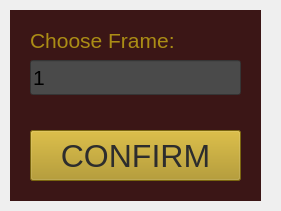
<?xml version="1.0" encoding="UTF-8"?>
<ui version="4.0">
 <class>LiveViewPromptWindow</class>
 <widget class="QWidget" name="LiveViewPromptWindow">
  <property name="geometry">
   <rect>
    <x>0</x>
    <y>0</y>
    <width>281</width>
    <height>211</height>
   </rect>
  </property>
  <property name="minimumSize">
   <size>
    <width>281</width>
    <height>211</height>
   </size>
  </property>
  <property name="maximumSize">
   <size>
    <width>281</width>
    <height>211</height>
   </size>
  </property>
  <property name="windowTitle">
   <string>Live View</string>
  </property>
  <widget class="QWidget" name="widget_10" native="true">
   <property name="geometry">
    <rect>
     <x>10</x>
     <y>10</y>
     <width>251</width>
     <height>191</height>
    </rect>
   </property>
   <property name="styleSheet">
    <string notr="true">background-color: rgb(59, 22, 22);</string>
   </property>
   <widget class="QLabel" name="label_9">
    <property name="geometry">
     <rect>
      <x>20</x>
      <y>20</y>
      <width>181</width>
      <height>21</height>
     </rect>
    </property>
    <property name="font">
     <font>
      <pointsize>16</pointsize>
     </font>
    </property>
    <property name="styleSheet">
     <string notr="true">color: rgb(171, 141, 21);</string>
    </property>
    <property name="text">
     <string>Choose Frame:</string>
    </property>
   </widget>
   <widget class="QPushButton" name="confirmButton">
    <property name="geometry">
     <rect>
      <x>20</x>
      <y>120</y>
      <width>211</width>
      <height>51</height>
     </rect>
    </property>
    <property name="font">
     <font>
      <pointsize>24</pointsize>
     </font>
    </property>
    <property name="styleSheet">
     <string notr="true">background-color: rgb(171, 141, 21);
color: rgb(45,45,45);</string>
    </property>
    <property name="text">
     <string>CONFIRM</string>
    </property>
   </widget>
   <widget class="QLineEdit" name="frameIndexInput">
    <property name="geometry">
     <rect>
      <x>20</x>
      <y>50</y>
      <width>211</width>
      <height>35</height>
     </rect>
    </property>
    <property name="font">
     <font>
      <pointsize>16</pointsize>
     </font>
    </property>
    <property name="styleSheet">
     <string notr="true">background-color: rgb(74, 74, 74);</string>
    </property>
    <property name="text">
     <string>1</string>
    </property>
   </widget>
  </widget>
 </widget>
 <resources/>
 <connections/>
</ui>
